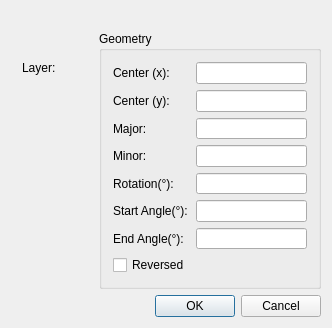
<?xml version="1.0" encoding="UTF-8"?>
<ui version="4.0">
 <class>QG_DlgEllipse</class>
 <widget class="QDialog" name="QG_DlgEllipse">
  <property name="geometry">
   <rect>
    <x>0</x>
    <y>0</y>
    <width>332</width>
    <height>328</height>
   </rect>
  </property>
  <property name="sizePolicy">
   <sizepolicy hsizetype="Preferred" vsizetype="Preferred">
    <horstretch>0</horstretch>
    <verstretch>0</verstretch>
   </sizepolicy>
  </property>
  <property name="minimumSize">
   <size>
    <width>300</width>
    <height>328</height>
   </size>
  </property>
  <property name="windowTitle">
   <string>Ellipse</string>
  </property>
  <layout class="QGridLayout" name="gridLayout">
   <item row="1" column="0">
    <widget class="QWidget" name="widget" native="true">
     <layout class="QGridLayout" name="gridLayout_3">
      <item row="0" column="0">
       <widget class="QLabel" name="lLayer">
        <property name="sizePolicy">
         <sizepolicy hsizetype="Preferred" vsizetype="Preferred">
          <horstretch>0</horstretch>
          <verstretch>0</verstretch>
         </sizepolicy>
        </property>
        <property name="text">
         <string>Layer:</string>
        </property>
        <property name="wordWrap">
         <bool>false</bool>
        </property>
       </widget>
      </item>
      <item row="0" column="1">
       <widget class="QG_LayerBox" name="cbLayer" native="true">
        <property name="sizePolicy">
         <sizepolicy hsizetype="Preferred" vsizetype="Preferred">
          <horstretch>0</horstretch>
          <verstretch>0</verstretch>
         </sizepolicy>
        </property>
        <property name="minimumSize">
         <size>
          <width>20</width>
          <height>20</height>
         </size>
        </property>
        <property name="toolTip">
         <string>Layer of ellipse</string>
        </property>
       </widget>
      </item>
      <item row="1" column="0" colspan="2">
       <widget class="QG_WidgetPen" name="wPen" native="true">
        <property name="sizePolicy">
         <sizepolicy hsizetype="Preferred" vsizetype="Preferred">
          <horstretch>0</horstretch>
          <verstretch>0</verstretch>
         </sizepolicy>
        </property>
       </widget>
      </item>
     </layout>
    </widget>
   </item>
   <item row="0" column="0" colspan="2">
    <widget class="QLabel" name="lId">
     <property name="text">
      <string/>
     </property>
    </widget>
   </item>
   <item row="4" column="0" colspan="2">
    <widget class="QDialogButtonBox" name="buttonBox">
     <property name="standardButtons">
      <set>QDialogButtonBox::Cancel|QDialogButtonBox::Ok</set>
     </property>
    </widget>
   </item>
   <item row="1" column="1" rowspan="2">
    <widget class="QGroupBox" name="buttonGroup8">
     <property name="sizePolicy">
      <sizepolicy hsizetype="Expanding" vsizetype="Expanding">
       <horstretch>0</horstretch>
       <verstretch>0</verstretch>
      </sizepolicy>
     </property>
     <property name="minimumSize">
      <size>
       <width>0</width>
       <height>252</height>
      </size>
     </property>
     <property name="title">
      <string>Geometry</string>
     </property>
     <layout class="QGridLayout" name="gridLayout_2" columnstretch="0,1">
      <property name="sizeConstraint">
       <enum>QLayout::SetDefaultConstraint</enum>
      </property>
      <item row="4" column="1">
       <widget class="QLineEdit" name="leRotation">
        <property name="sizePolicy">
         <sizepolicy hsizetype="Preferred" vsizetype="Preferred">
          <horstretch>0</horstretch>
          <verstretch>0</verstretch>
         </sizepolicy>
        </property>
        <property name="minimumSize">
         <size>
          <width>64</width>
          <height>0</height>
         </size>
        </property>
        <property name="toolTip">
         <string>Rotation angle for the major axis of ellipse, degrees</string>
        </property>
       </widget>
      </item>
      <item row="7" column="0">
       <widget class="QCheckBox" name="cbReversed">
        <property name="sizePolicy">
         <sizepolicy hsizetype="Preferred" vsizetype="Preferred">
          <horstretch>0</horstretch>
          <verstretch>0</verstretch>
         </sizepolicy>
        </property>
        <property name="toolTip">
         <string>Defines whether arc is reversed</string>
        </property>
        <property name="text">
         <string>Reversed</string>
        </property>
       </widget>
      </item>
      <item row="1" column="0">
       <widget class="QLabel" name="lCenterY">
        <property name="sizePolicy">
         <sizepolicy hsizetype="Preferred" vsizetype="Preferred">
          <horstretch>0</horstretch>
          <verstretch>0</verstretch>
         </sizepolicy>
        </property>
        <property name="text">
         <string>Center (y):</string>
        </property>
        <property name="wordWrap">
         <bool>false</bool>
        </property>
       </widget>
      </item>
      <item row="6" column="1">
       <widget class="QLineEdit" name="leAngle2">
        <property name="sizePolicy">
         <sizepolicy hsizetype="Preferred" vsizetype="Preferred">
          <horstretch>0</horstretch>
          <verstretch>0</verstretch>
         </sizepolicy>
        </property>
        <property name="minimumSize">
         <size>
          <width>64</width>
          <height>0</height>
         </size>
        </property>
        <property name="toolTip">
         <string>End angle of elliptic arc, degrees</string>
        </property>
       </widget>
      </item>
      <item row="1" column="1">
       <widget class="QLineEdit" name="leCenterY">
        <property name="sizePolicy">
         <sizepolicy hsizetype="Preferred" vsizetype="Preferred">
          <horstretch>0</horstretch>
          <verstretch>0</verstretch>
         </sizepolicy>
        </property>
        <property name="minimumSize">
         <size>
          <width>64</width>
          <height>0</height>
         </size>
        </property>
        <property name="toolTip">
         <string>Y Coordinate of arc's center</string>
        </property>
       </widget>
      </item>
      <item row="2" column="1">
       <widget class="QLineEdit" name="leMajor">
        <property name="sizePolicy">
         <sizepolicy hsizetype="Preferred" vsizetype="Preferred">
          <horstretch>0</horstretch>
          <verstretch>0</verstretch>
         </sizepolicy>
        </property>
        <property name="minimumSize">
         <size>
          <width>64</width>
          <height>0</height>
         </size>
        </property>
        <property name="toolTip">
         <string>Radius of major axis of ellipse</string>
        </property>
       </widget>
      </item>
      <item row="5" column="0">
       <widget class="QLabel" name="lAngle1">
        <property name="sizePolicy">
         <sizepolicy hsizetype="Preferred" vsizetype="Preferred">
          <horstretch>0</horstretch>
          <verstretch>0</verstretch>
         </sizepolicy>
        </property>
        <property name="toolTip">
         <string>in degrees</string>
        </property>
        <property name="text">
         <string>Start Angle(°):</string>
        </property>
        <property name="wordWrap">
         <bool>false</bool>
        </property>
       </widget>
      </item>
      <item row="4" column="0">
       <widget class="QLabel" name="lRotation">
        <property name="sizePolicy">
         <sizepolicy hsizetype="Preferred" vsizetype="Preferred">
          <horstretch>0</horstretch>
          <verstretch>0</verstretch>
         </sizepolicy>
        </property>
        <property name="toolTip">
         <string>in degrees</string>
        </property>
        <property name="text">
         <string>Rotation(°):</string>
        </property>
        <property name="wordWrap">
         <bool>false</bool>
        </property>
       </widget>
      </item>
      <item row="3" column="1">
       <widget class="QLineEdit" name="leMinor">
        <property name="sizePolicy">
         <sizepolicy hsizetype="Preferred" vsizetype="Preferred">
          <horstretch>0</horstretch>
          <verstretch>0</verstretch>
         </sizepolicy>
        </property>
        <property name="minimumSize">
         <size>
          <width>64</width>
          <height>0</height>
         </size>
        </property>
        <property name="toolTip">
         <string>Radius of minor axis of the ellipse</string>
        </property>
       </widget>
      </item>
      <item row="6" column="0">
       <widget class="QLabel" name="lAngle2">
        <property name="sizePolicy">
         <sizepolicy hsizetype="Preferred" vsizetype="Preferred">
          <horstretch>0</horstretch>
          <verstretch>0</verstretch>
         </sizepolicy>
        </property>
        <property name="toolTip">
         <string>in degrees</string>
        </property>
        <property name="text">
         <string>End Angle(°):</string>
        </property>
        <property name="wordWrap">
         <bool>false</bool>
        </property>
       </widget>
      </item>
      <item row="5" column="1">
       <widget class="QLineEdit" name="leAngle1">
        <property name="sizePolicy">
         <sizepolicy hsizetype="Preferred" vsizetype="Preferred">
          <horstretch>0</horstretch>
          <verstretch>0</verstretch>
         </sizepolicy>
        </property>
        <property name="minimumSize">
         <size>
          <width>64</width>
          <height>0</height>
         </size>
        </property>
        <property name="toolTip">
         <string>Start angle of elliptic arc, degrees</string>
        </property>
       </widget>
      </item>
      <item row="2" column="0">
       <widget class="QLabel" name="lMajor">
        <property name="sizePolicy">
         <sizepolicy hsizetype="Preferred" vsizetype="Preferred">
          <horstretch>0</horstretch>
          <verstretch>0</verstretch>
         </sizepolicy>
        </property>
        <property name="text">
         <string>Major:</string>
        </property>
        <property name="wordWrap">
         <bool>false</bool>
        </property>
       </widget>
      </item>
      <item row="3" column="0">
       <widget class="QLabel" name="lMinor">
        <property name="sizePolicy">
         <sizepolicy hsizetype="Preferred" vsizetype="Preferred">
          <horstretch>0</horstretch>
          <verstretch>0</verstretch>
         </sizepolicy>
        </property>
        <property name="text">
         <string>Minor:</string>
        </property>
        <property name="wordWrap">
         <bool>false</bool>
        </property>
       </widget>
      </item>
      <item row="0" column="1">
       <widget class="QLineEdit" name="leCenterX">
        <property name="sizePolicy">
         <sizepolicy hsizetype="Expanding" vsizetype="Preferred">
          <horstretch>0</horstretch>
          <verstretch>0</verstretch>
         </sizepolicy>
        </property>
        <property name="minimumSize">
         <size>
          <width>64</width>
          <height>0</height>
         </size>
        </property>
        <property name="toolTip">
         <string>X Coordinate of ellipse's center</string>
        </property>
       </widget>
      </item>
      <item row="0" column="0">
       <widget class="QLabel" name="lCenterX">
        <property name="sizePolicy">
         <sizepolicy hsizetype="Preferred" vsizetype="Preferred">
          <horstretch>0</horstretch>
          <verstretch>0</verstretch>
         </sizepolicy>
        </property>
        <property name="text">
         <string>Center (x):</string>
        </property>
        <property name="wordWrap">
         <bool>false</bool>
        </property>
       </widget>
      </item>
     </layout>
    </widget>
   </item>
   <item row="3" column="1">
    <spacer name="verticalSpacer_2">
     <property name="orientation">
      <enum>Qt::Vertical</enum>
     </property>
     <property name="sizeHint" stdset="0">
      <size>
       <width>20</width>
       <height>0</height>
      </size>
     </property>
    </spacer>
   </item>
   <item row="2" column="0" rowspan="2">
    <spacer name="verticalSpacer">
     <property name="orientation">
      <enum>Qt::Vertical</enum>
     </property>
     <property name="sizeHint" stdset="0">
      <size>
       <width>20</width>
       <height>0</height>
      </size>
     </property>
    </spacer>
   </item>
  </layout>
 </widget>
 <layoutdefault spacing="6" margin="11"/>
 <customwidgets>
  <customwidget>
   <class>QG_WidgetPen</class>
   <extends>QWidget</extends>
   <header>qg_widgetpen.h</header>
  </customwidget>
  <customwidget>
   <class>QG_LayerBox</class>
   <extends>QWidget</extends>
   <header>qg_layerbox.h</header>
  </customwidget>
 </customwidgets>
 <tabstops>
  <tabstop>leCenterX</tabstop>
  <tabstop>leCenterY</tabstop>
  <tabstop>leMajor</tabstop>
  <tabstop>leMinor</tabstop>
  <tabstop>leRotation</tabstop>
  <tabstop>leAngle1</tabstop>
  <tabstop>leAngle2</tabstop>
  <tabstop>cbReversed</tabstop>
 </tabstops>
 <resources/>
 <connections>
  <connection>
   <sender>buttonBox</sender>
   <signal>accepted()</signal>
   <receiver>QG_DlgEllipse</receiver>
   <slot>accept()</slot>
   <hints>
    <hint type="sourcelabel">
     <x>196</x>
     <y>290</y>
    </hint>
    <hint type="destinationlabel">
     <x>20</x>
     <y>20</y>
    </hint>
   </hints>
  </connection>
  <connection>
   <sender>buttonBox</sender>
   <signal>rejected()</signal>
   <receiver>QG_DlgEllipse</receiver>
   <slot>reject()</slot>
   <hints>
    <hint type="sourcelabel">
     <x>196</x>
     <y>290</y>
    </hint>
    <hint type="destinationlabel">
     <x>20</x>
     <y>20</y>
    </hint>
   </hints>
  </connection>
 </connections>
</ui>
